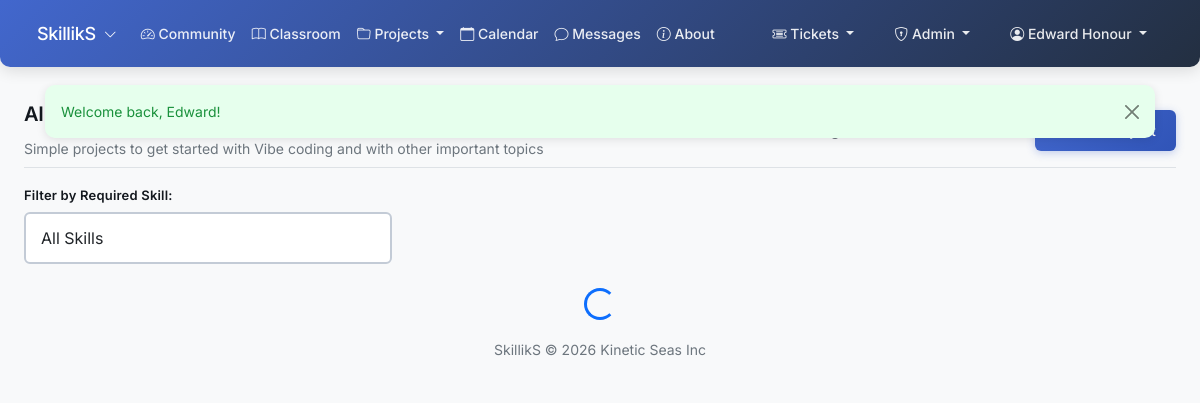
/html/projects.php?category=10 (signed in), run on the app's committed database.
### tables this page shows
CREATE TABLE `communities` (
  `id` int(10) UNSIGNED NOT NULL,
  `name` varchar(255) NOT NULL,
  `slug` varchar(100) NOT NULL,
  `description` text DEFAULT NULL,
  `logo_url` varchar(500) DEFAULT NULL,
  `banner_url` varchar(500) DEFAULT NULL,
  `settings` longtext DEFAULT NULL CHECK (json_valid(`settings`)),
  `is_active` tinyint(1) DEFAULT 1,
  `is_public` tinyint(1) DEFAULT 0,
  `requires_approval` tinyint(1) DEFAULT 1,
  `auto_approve_from_email_list` tinyint(1) DEFAULT 0 COMMENT 'Auto-approve members if their email is in free_community_emails table',
  `requires_skool_registration` tinyint(1) DEFAULT 0,
  `skool_url` varchar(500) DEFAULT NULL,
  `monthly_price` decimal(10,2) DEFAULT NULL COMMENT 'Monthly subscription price for paid communities, NULL for free communities',
  `display_member_count` varchar(100) DEFAULT NULL,
  `created_by` int(10) UNSIGNED NOT NULL,
  `created_at` timestamp NULL DEFAULT current_timestamp(),
  `updated_at` timestamp NULL DEFAULT current_timestamp() ON UPDATE current_timestamp()
);

CREATE TABLE `project_categories` (
  `id` int(10) UNSIGNED NOT NULL,
  `community_id` int(10) UNSIGNED NOT NULL,
  `name` varchar(255) NOT NULL,
  `description` text DEFAULT NULL,
  `thumbnail_url` varchar(500) DEFAULT NULL,
  `skill_level` enum('beginner','intermediate','advanced','all') DEFAULT 'all',
  `display_order` int(11) DEFAULT 0,
  `status` enum('active','inactive') DEFAULT 'active',
  `created_at` timestamp NULL DEFAULT current_timestamp(),
  `updated_at` timestamp NULL DEFAULT current_timestamp() ON UPDATE current_timestamp()
);

### html/config/database.php (called while the page is built, shortened)
<?php
$db_config = [
    'host' => 'localhost',
    'port' => 3306,
    'dbname' => 'project_tracker',
    'username' => 'project_tracker',
    'password' => '#gemini-cli-replacement123#',
    'charset' => 'utf8mb4',
    'options' => [
        PDO::ATTR_ERRMODE => PDO::ERRMODE_EXCEPTION,
        PDO::ATTR_DEFAULT_FETCH_MODE => PDO::FETCH_ASSOC,
        PDO::ATTR_EMULATE_PREPARES => false,
        PDO::MYSQL_ATTR_INIT_COMMAND => "SET NAMES utf8mb4 COLLATE utf8mb4_unicode_ci"
    ]
];
$dsn = "mysql:host={$db_config['host']};port={$db_config['port']};dbname={$db_config['dbname']};charset={$db_config['charset']}";
function getDB() {
    global $dsn, $db_config;
    static $pdo = null;
    if ($pdo === null) {
        try {
            $pdo = new PDO($dsn, $db_config['username'], $db_config['password'], $db_config['options']);
        } catch (PDOException $e) {
            die("Database connection failed: " . $e->getMessage());
        }
    }
    return $pdo;
}
class Database {
    private static $instance = null;
    private $pdo;
    private function __construct() {
        global $dsn, $db_config;
        try {
            $this->pdo = new PDO($dsn, $db_config['username'], $db_config['password'], $db_config['options']);
        } catch (PDOException $e) {
            die("Database connection failed: " . $e->getMessage());
        }
    }
    public static function getInstance() {
        if (self::$instance === null) {
            self::$instance = new Database();
        }
        return self::$instance;
    }
    public function getConnection() {
        return $this->pdo;
    }
}

### html/includes/session.php (called while the page is built, shortened)
<?php
function getCurrentUserId() {
    return $_SESSION['user_id'] ?? null;
}
function isCurrentUserGlobalAdmin() {
    try {
        require_once dirname(__FILE__) . '/../config/database.php';
        $db = Database::getInstance()->getConnection();
        $stmt = $db->prepare("SELECT COUNT(*) FROM global_admins WHERE user_id = ?");
        $stmt->execute([getCurrentUserId()]);
        return $stmt->fetchColumn() > 0;
    } catch (Exception $e) {
        return false;
    }
}
function getCurrentUserDefaultCommunity() {
    try {
        require_once dirname(__FILE__) . '/../config/database.php';
        $db = Database::getInstance()->getConnection();
        $stmt = $db->prepare("SELECT default_community_id FROM users WHERE id = ?");
        $stmt->execute([getCurrentUserId()]);
        $user = $stmt->fetch();
        return $user ? $user['default_community_id'] : null;
    } catch (Exception $e) {
        return null;
    }
}
function getCurrentCommunityId() {
    if (isset($_SESSION['current_community_id'])) {
        return $_SESSION['current_community_id'];
    }
    $defaultCommunity = getCurrentUserDefaultCommunity();
    if ($defaultCommunity) {
        return $defaultCommunity;
    }
    return null;
}

### html/classes/Community.php (called while the page is built, shortened)
<?php
require_once dirname(__DIR__) . '/config/database.php';
class Community {
    private $db;
    public function __construct() {
        $this->db = Database::getInstance()->getConnection();
    }
    public function getById($id) {
        $sql = "SELECT c.*, CONCAT(u.first_name, ' ', u.last_name) as creator_name, u.email as creator_email,
                (SELECT COUNT(*) FROM community_members WHERE community_id = c.id AND is_active = 1) as member_count
                FROM communities c
                LEFT JOIN users u ON c.created_by = u.id
                WHERE c.id = :id";
        $stmt = $this->db->prepare($sql);
        $stmt->execute([':id' => $id]);
        $community = $stmt->fetch(PDO::FETCH_ASSOC);
        return $community;
    }
}
?>

### html/classes/ProjectCategory.php (called while the page is built, shortened)
<?php
class ProjectCategory {
    private $db;
    public function __construct() {
        $this->db = getDB();
    }
    public function findById($id) {
        $sql = "SELECT * FROM project_categories WHERE id = :id";
        $stmt = $this->db->prepare($sql);
        $stmt->execute(['id' => $id]);
        return $stmt->fetch();
    }
}

### html/projects.php (the view, shortened to what this page needs)
<?php
require_once 'includes/session.php';
require_once 'config/database.php';
require_once 'config/functions.php';
require_once 'classes/ProjectCategory.php';
require_once 'classes/User.php';
require_once 'classes/Community.php';
$projectObj = new Project();
$categoryObj = new ProjectCategory();
$categoryId = isset($_GET['category']) ? (int)$_GET['category'] : null;
$selectedCategory = null;
if ($categoryId) {
    $selectedCategory = $categoryObj->findById($categoryId);
}
$currentUserId = getCurrentUserId();
if ($categoryId) {
    $activeProjects = $projectObj->findByCategory($categoryId, null, $currentUserId);
} else {
    $activeProjects = $projectObj->findActiveProjects($currentUserId);
}
addSkillIds($activeProjects);
$projectsPerPage = 10;
$currentPage = max(1, (int)($_GET['page'] ?? 1));
$offset = ($currentPage - 1) * $projectsPerPage;
$projectsToDisplay = array_slice($activeProjects, $offset, $projectsPerPage);
$canCreateProjects = true;
include 'includes/header.php';
?>
<main class="container-fluid px-4">
    <div id="projects-header" class="d-flex justify-content-between flex-wrap flex-md-nowrap align-items-center pt-3 pb-2 mb-3 border-bottom">
        <div>
            <h1 class="h2">
                <?php echo $currentCommunityName; ?> - Projects
                <?php if ($selectedCategory): ?>
                    <small class="text-muted">- <?php echo htmlspecialchars($selectedCategory['name']); ?></small>
                <?php endif; ?>
            </h1>
            <?php if ($selectedCategory && $selectedCategory['description']): ?>
                <p class="text-muted mb-0"><?php echo htmlspecialchars($selectedCategory['description']); ?></p>
            <?php endif; ?>
        </div>
        <div id="projects-toolbar" class="btn-toolbar mb-2 mb-md-0">
            <div class="btn-group me-2">
                <a href="/project-categories" class="btn btn-outline-secondary">
                </a>
                <?php if ($categoryId): ?>
                    <a href="/projects" class="btn btn-outline-secondary">
                    </a>
                <?php endif; ?>
            </div>
            <?php if ($canCreateProjects): ?>
                <button type="button" class="btn btn-primary" data-bs-toggle="modal" data-bs-target="#createProjectModal">
                </button>
            <?php endif; ?>
        </div>
    </div>
    <div class="row mb-4" x-data="{ skillId: '' }">
        <div class="col-md-4">
            <label for="skillFilter" class="form-label">Filter by Required Skill:</label>
            <select class="form-select"
                    id="skillFilter"
                    x-model="skillId"
                    hx-get="/htmx/filter-projects.php"
                    hx-trigger="change"
                    hx-target="#activeProjectsList"
                    hx-swap="innerHTML"
                    hx-include="[name='category']"
                    :hx-vals='JSON.stringify({skill: skillId})'>
                <option value="">All Skills</option>
            </select>
        </div>
    </div>
    <?php if (empty($projectsToDisplay)): ?>
        <div class="row">
            <div class="col-12">
                <div class="alert alert-info text-center">
                    <i class="bi bi-info-circle"></i>
                    <?php if ($categoryId): ?>
                        No projects found in this category.
                    <?php else: ?>
                        No projects available at this time.
                    <?php endif; ?>
                </div>
            </div>
        </div>
    <?php else: ?>
        <div class="row" id="activeProjectsList" hx-get="/htmx/filter-projects.php?category=<?php echo $categoryId ?? ''; ?>" hx-trigger="load" hx-swap="innerHTML">
            <div class="col-12 text-center">
                <div class="spinner-border text-primary" role="status">
                </div>
            </div>
        </div>
    <?php endif; ?>
</main>
<?php include 'includes/footer.php'; ?>

### html/includes/header.php (style rules this page uses)
body { min-height: 100vh; }
body.bg-light { padding-top: 86px; }
main { margin-top: 0; padding: 0; }

### data on the page
communities: name "AI…"
project_categories: description "Simple projects to get started with Vibe coding and with other important topics"

### other printed values
$_SESSION['user_name'] "Edward Honour"
$success "Welcome back, Edward!"
